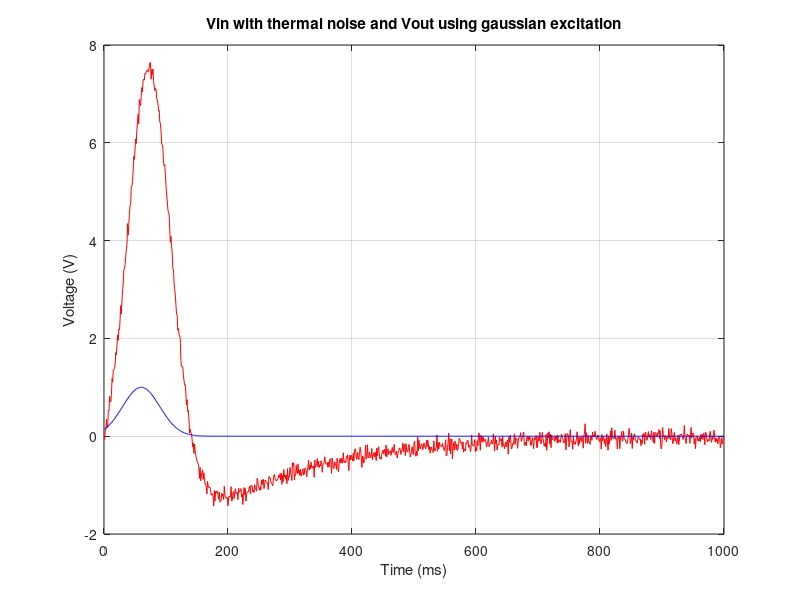
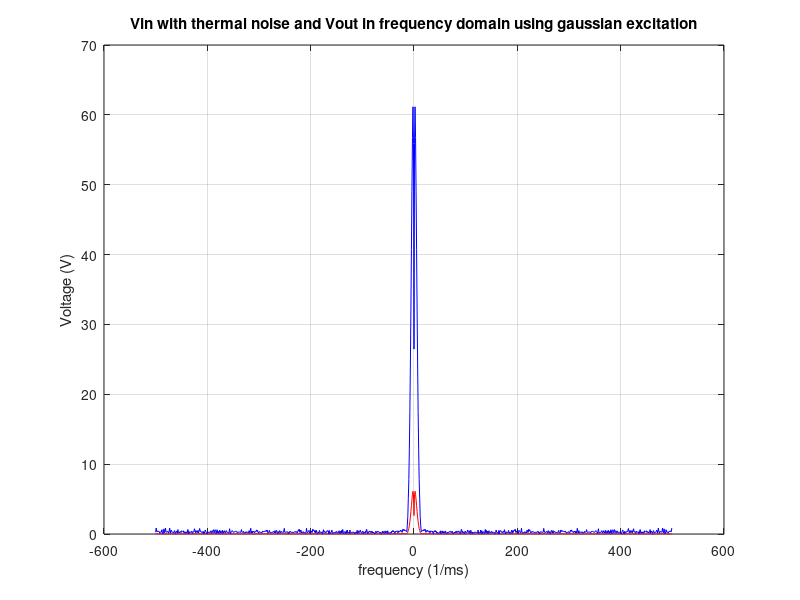
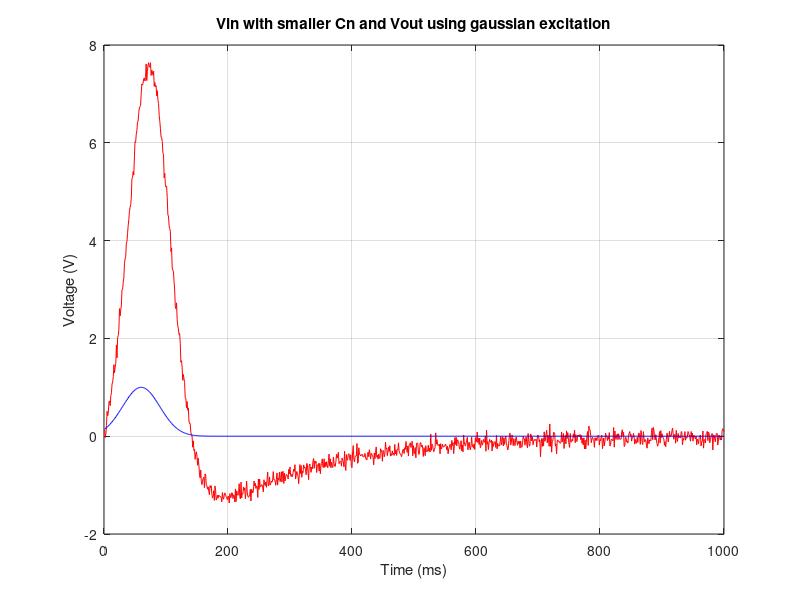
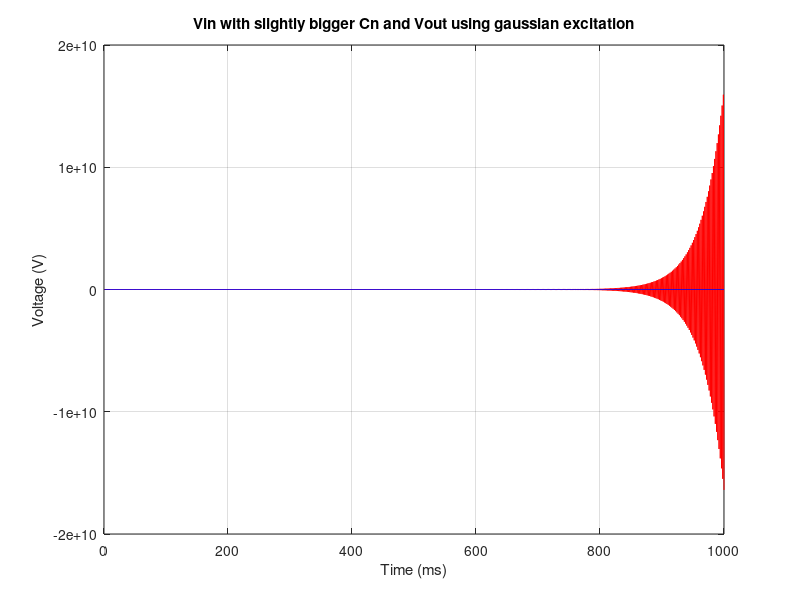

MATLAB code for these plots, in order:
close all
clear 

R1 = 1;
G1 = 1/R1;
c = 0.25;
R2 = 2;
G2 = 1/R2;
L = 0.2;
R3 = 10;
G3 = 1/R3;
a = 100;
R4 = 0.1;
G4 = 1/R4;
Ro = 1000;
Go = 1/Ro;
Vin = 1;
cn1 = 1e-5;
cn2 = 1e-9;
cn3 = 5.2e-5;

C1 = [0 0 0 0 0 0 0;
    -c c 0 0 0 0 0;
    0 0 -L 0 0 0 0;
    0 0 0 -cn1 0 0 0;
    0 0 0 0 0 0 0;
    0 0 0 -cn1 0 0 0;
    0 0 0 0 0 0 0;];

C2 = [0 0 0 0 0 0 0;
    -c c 0 0 0 0 0;
    0 0 -L 0 0 0 0;
    0 0 0 -cn2 0 0 0;
    0 0 0 0 0 0 0;
    0 0 0 -cn2 0 0 0;
    0 0 0 0 0 0 0;];

C3 = [0 0 0 0 0 0 0;
    -c c 0 0 0 0 0;
    0 0 -L 0 0 0 0;
    0 0 0 -cn3 0 0 0;
    0 0 0 0 0 0 0;
    0 0 0 -cn3 0 0 0;
    0 0 0 0 0 0 0;];

G = [1 0 0 0 0 0 0;
    -G2 G1+G2 -1 0 0 0 0;
    0 1 0 -1 0 0 0;
    0 0 -1 G3 0 0 0;
    0 0 0 0 -a 1 0;
    0 0 0 G3 -1 0 0;
    0 0 0 0 0 -G4 G4+Go];

F = [Vin;
    0;
    0;
    0;
    0;
    0;
    0;];

Foff = [Vin-Vin;
        0;
        0;
        0;
        0;
        0;
        0;];

ts1 = 1000;              % Time step
ts2 = 1.9898e4;

V1 = zeros(7, ts1);
Vstart = zeros(7, 1);
dt1 = 1e-3;
dt2 = 1.9898e-4;

V1 = zeros(7, ts1);
Fgauss = zeros(7,1);
for i = 1:ts1
    
    Fgauss(1,1) = exp(-1/2*((i/ts1-0.06)/(0.03))^2);
    Fgauss(4,1) = 0.001*randn();
    Fgauss(7,1) = 0.001*randn();
    if i == 1
        V1(:,i) = (C1./dt1+G)\(Fgauss+C1*Vstart/dt1);
    else
        V1(:,i) = (C1./dt1+G)\(Fgauss+C1*Vpast/dt1);
    end
    Vpast = V1(:, i);
        
end
figure(1)
plot(1:ts1, V1(7,:), 'r')
hold on
plot(1:ts1, V1(1,:), 'b')
title('Vin with thermal noise and Vout using gaussian excitation')
xlabel('Time (ms)')
ylabel('Voltage (V)')
grid on

f = (-ts1/2:ts1/2-1);               % Frequency range

fV1 = fft(V1.');
fsV1 = fftshift(fV1);
figure(2)
plot(f, abs(fsV1(:, 1)), 'r')
hold on
plot(f, abs(fsV1(:, 7)), 'b')
title('Vin with thermal noise and Vout in frequency domain using gaussian excitation')
xlabel('frequency (1/ms)')
ylabel('Voltage (V)')
grid on

V2 = zeros(7, ts1);
Fgauss = zeros(7,1);
for j = 1:ts1
    
    Fgauss(1,1) = exp(-1/2*((j/ts1-0.06)/(0.03))^2);
    Fgauss(4,1) = 0.001*randn();
    Fgauss(7,1) = 0.001*randn();
    if j == 1
        V2(:,j) = (C2./dt1+G)\(Fgauss+C2*Vstart/dt1);
    else
        V2(:,j) = (C2./dt1+G)\(Fgauss+C2*Vpast/dt1);
    end
    Vpast = V2(:, j);
        
end
figure(3)
plot(1:ts1, V2(7,:), 'r')
hold on
plot(1:ts1, V2(1,:), 'b')
title('Vin with smaller Cn and Vout using gaussian excitation')
xlabel('Time (ms)')
ylabel('Voltage (V)')
grid on

V3 = zeros(7, ts1);
Fgauss = zeros(7,1);
for k = 1:ts1
    
    Fgauss(1,1) = exp(-1/2*((k/ts1-0.06)/(0.03))^2);
    Fgauss(4,1) = 0.001*randn();
    Fgauss(7,1) = 0.001*randn();
    if k == 1
        V3(:,k) = (C3./dt1+G)\(Fgauss+C3*Vstart/dt1);
    else
        V3(:,k) = (C3./dt1+G)\(Fgauss+C3*Vpast/dt1);
    end
    Vpast = V3(:, k);
        
end
figure(4)
plot(1:ts1, V3(7,:), 'r')
hold on
plot(1:ts1, V3(1,:), 'b')
title('Vin with slightly bigger Cn and Vout using gaussian excitation')
xlabel('Time (ms)')
ylabel('Voltage (V)')
grid on

V4 = zeros(7, ts2);
Fgauss = zeros(7,1);
for m = 1:ts2
    
    Fgauss(1,1) = exp(-1/2*((m/ts2-0.06)/(0.03))^2);
    Fgauss(4,1) = 0.001*randn();
    Fgauss(7,1) = 0.001*randn();
    if m == 1
        V4(:,m) = (C1./dt2+G)\(Fgauss+C1*Vstart/dt2);
    else
        V4(:,m) = (C1./dt2+G)\(Fgauss+C1*Vpast/dt2);
    end
    Vpast = V4(:, m);
        
end
figure(5)
plot(1:ts2, V4(7,:), 'r')
hold on
plot(1:ts2, V4(1,:), 'b')
title('Vin with thermal noise and Vout with smaller timestep')
xlabel('Time (ps)')
ylabel('Voltage (V)')
grid on